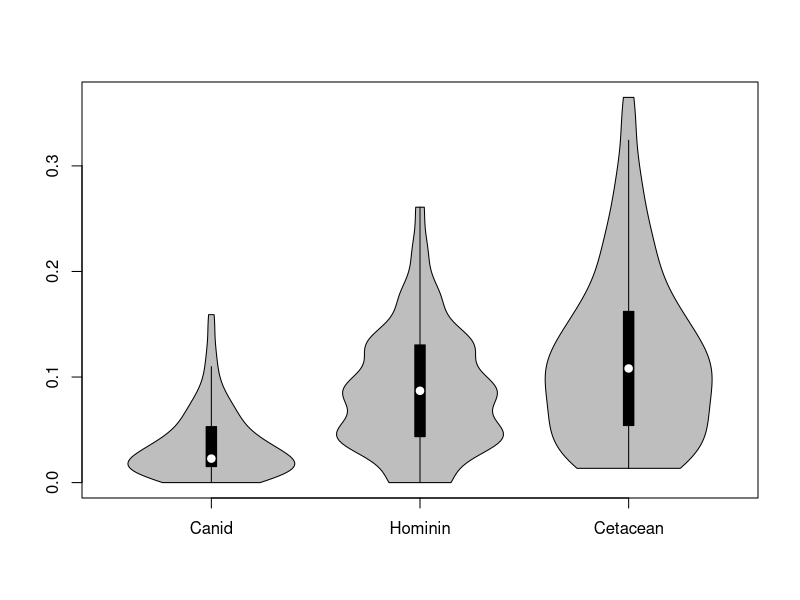
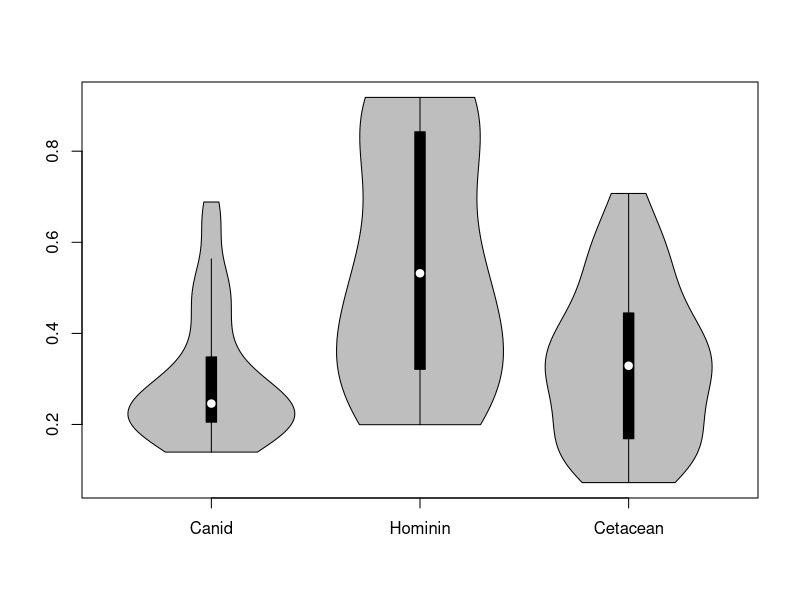
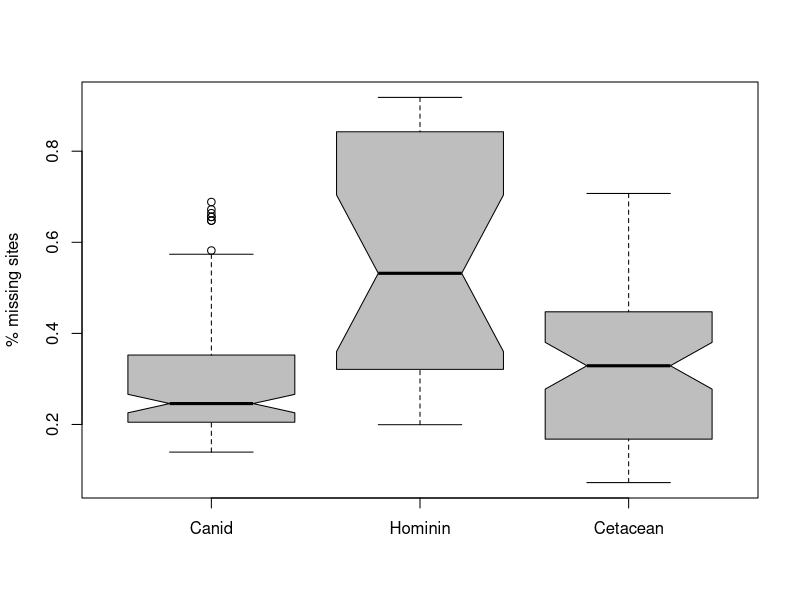

Source code (R) for these figures, in order:
#plot # parsimony changes per site per taxon (ambiguous sites removed)
#values generated from calc_fitch_parsimony.py (run from top dir)
#Canids: python scripts/calc_fitch_parsimony.py canids/canids.mcc.tre canids.phy
#Hominins: python scripts/calc_fitch_parsimony.py hominin.best_combined.tre hominin.phy
#Cetaceans: python scripts/calc_fitch_parsimony.py whales/starting.tre whales/raxml/whales.phy

require(vioplot)
hom = c(3, 2, 1, 1, 1, 4, 1, 2, 1, 2, 2, 3, 2, 2, 3, 1, 3, 1, 1, 4, 2, 3, 1, 1, 1, 1, 1, 3, 0, 2, 0, 2, 3, 3, 2, 1, 2, 0, 4, 3, 1, 6, 2, 2, 2, 3, 0, 1, 1, 1, 2, 5, 2, 4, 2, 2, 4, 2, 2, 3, 1, 2, 4, 4, 5, 2, 3, 1, 2, 4, 1, 3, 2, 1, 3, 0, 1, 3, 1, 0, 2, 3, 3, 0, 1, 6, 1, 5, 2, 3, 0, 0, 1, 3, 1, 2, 3, 1, 1, 1, 2, 2, 1, 1, 1, 5, 4, 2, 3, 1, 1, 3, 1, 1, 3, 4, 4, 2, 1, 4, 4, 2, 0, 5, 2, 2, 3, 2, 3, 3, 2, 0, 3, 1, 0, 1, 5, 3, 2, 0, 1, 5, 1, 1, 2, 3, 1, 0, 0, 1, 0, 3, 1, 0, 3, 3, 3, 2, 1, 0, 1, 2, 3, 2, 1, 3, 5, 1, 3, 1, 3, 3, 2, 4, 2, 3, 3, 5, 3, 4, 2, 1, 1, 2, 2, 0, 3, 3, 2, 2, 2, 3, 3, 2, 1, 0, 1, 2, 1, 2, 3, 1, 2, 1, 1, 2, 1, 4, 2, 2, 2, 2, 2, 0, 1, 2, 2, 1, 1, 1, 4, 1, 1, 1, 3, 2, 3, 2, 1, 2, 1, 4, 2, 2, 3, 4, 3, 2, 3, 3, 3, 3, 1, 2, 2, 1, 0, 2, 3, 2, 1, 1, 3, 0, 2, 3, 1, 3, 0, 2, 3, 1, 4, 1, 4, 1, 4, 1, 2, 2, 1, 2, 1, 1, 2, 2, 4, 4, 1, 3, 3, 3, 2, 1, 2, 4, 4, 2, 2, 6, 3, 0, 1, 1, 1, 4, 1, 1, 6, 2, 3, 2, 4, 1, 4, 3, 2, 6, 3, 0, 2, 1, 2, 3, 1, 3, 0, 0, 2, 2, 0, 3, 1, 1, 2, 1, 1, 0, 5, 2, 3, 0, 3, 2, 1, 0, 0, 1, 6, 3, 1, 1, 1, 1, 1, 2, 2, 2, 5, 2, 2, 2, 3, 0, 1, 2, 3, 1, 1, 1, 2, 0, 0, 1, 1, 2, 2, 2, 2, 1, 2, 1, 2, 1, 1, 3, 1, 1, 1, 0, 1, 0, 0, 3, 1, 2, 1, 2, 0, 0, 1)
cet = c(1, 2, 9, 7, 2, 4, 12, 7, 20, 16, 17, 2, 4, 1, 11, 1, 7, 12, 3, 8, 2, 4, 11, 25, 8, 9, 1, 3, 6, 8, 5, 9, 5, 2, 8, 8, 16, 2, 11, 10, 4, 12, 2, 7, 10, 9, 22, 5, 22, 6, 7, 2, 3, 4, 17, 5, 13, 8, 4, 7, 18, 21, 7, 13, 7, 15, 13, 6, 7, 3, 4, 15, 2, 26, 10, 2, 10, 11, 14, 22, 10, 9, 1, 4, 10, 1, 1, 2, 6, 22, 4, 6, 2, 8, 2, 2, 1, 2, 3, 1, 2, 3, 4, 1, 2, 5, 10, 14, 8, 8, 3, 16, 2, 9, 8, 12, 3, 4, 27, 25, 17, 26, 20, 12, 14, 9, 1, 10, 7, 4, 8, 5, 4, 12, 7, 20, 6, 7, 12, 2, 7, 14, 14, 26, 16, 27, 13, 9, 5, 8, 20, 15, 19, 5, 13, 18, 8, 2, 6, 7, 2, 11, 13, 4, 4, 3, 11, 7, 9, 7, 1, 18, 8, 18, 11, 7, 4, 8, 2, 14, 9, 10, 9, 8, 13, 8, 15, 24, 12, 3, 1, 8, 9, 18, 8, 11, 10, 1, 6, 15, 10, 11, 20, 9, 3, 10, 16, 10, 5, 1, 9, 2, 8, 1, 5, 17, 4, 16, 7, 10, 8, 11, 5, 16, 12, 11, 16, 18, 17, 4, 7, 10, 22, 14, 12, 19, 12, 13, 12, 17, 11, 12, 5, 11, 22, 15, 7, 3, 5, 9, 11, 6, 1, 3, 6, 8, 5, 7, 1, 9, 8, 2, 8, 6, 13, 8, 8, 2, 11, 5, 10, 5, 16, 2, 4, 9, 9, 5, 11, 13, 20, 2, 5, 5, 4, 8, 12, 13, 4, 3, 1, 6, 5, 9, 8, 2, 9, 6, 5, 4, 6, 2, 8, 6)
can = c(1, 9, 1, 7, 2, 2, 1, 7, 13, 5, 2, 5, 5, 3, 5, 10, 2, 1, 1, 6, 1, 2, 4, 2, 3, 11, 2, 12, 5, 3, 2, 8, 11, 2, 4, 6, 9, 1, 1, 9, 3, 4, 5, 2, 5, 0, 18, 7, 9, 11, 4, 5, 8, 3, 9, 4, 20, 1, 21, 9, 5, 2, 4, 14, 3, 14, 4, 4, 1, 2, 2, 8, 3, 2, 2, 16, 2, 7, 3, 2, 1, 10, 3, 5, 4, 1, 8, 6, 1, 1, 7, 2, 2, 0, 8, 0, 0, 3, 2, 7, 16, 5, 5, 11, 1, 2, 1, 1, 5, 1, 4, 2, 2, 2, 6, 3, 2, 3, 3, 1, 5, 1)
vioplot(can/132,hom/23,cet/74,names=c("Canid","Hominin","Cetacean"),col="grey")


#plot number missing sites per taxon (ambiguously coded sites removed)
#values generated from calc_matrix_gappiness.py (obviously run in shell from top directory)
#Canids: python ../../scripts/calc_matrix_gappiness.py canids.phy
#Hominins: python ../../scripts/calc_matrix_gappiness.py hominin.phy
#Cetaceans: python ../../scripts/calc_matrix_gappiness.py whales/raxml/whales.phy
cet =c(0.3026315789473684, 0.29605263157894735, 0.34868421052631576, 0.4309210526315789, 0.4375, 0.39473684210526316, 0.32894736842105265, 0.2532894736842105, 0.24013157894736842, 0.2631578947368421, 0.4967105263157895, 0.17105263157894737, 0.15789473684210525, 0.48026315789473684, 0.1118421052631579, 0.11513157894736842, 0.11513157894736842, 0.15789473684210525, 0.10197368421052631, 0.19407894736842105, 0.07894736842105263, 0.07236842105263158, 0.11842105263157894, 0.1118421052631579, 0.15789473684210525, 0.10526315789473684, 0.1611842105263158, 0.1611842105263158, 0.125, 0.16776315789473684, 0.14473684210526316, 0.16447368421052633, 0.07894736842105263, 0.3190789473684211, 0.3355263157894737, 0.4473684210526316, 0.5296052631578947, 0.5098684210526315, 0.40789473684210525, 0.7072368421052632, 0.3157894736842105, 0.34210526315789475, 0.6973684210526315, 0.555921052631579, 0.3980263157894737, 0.32894736842105265, 0.6973684210526315, 0.5592105263157895, 0.3651315789473684, 0.46710526315789475, 0.45394736842105265, 0.6085526315789473, 0.6019736842105263, 0.22039473684210525, 0.41776315789473684, 0.5657894736842105, 0.34539473684210525, 0.32894736842105265, 0.5493421052631579, 0.26644736842105265, 0.3157894736842105, 0.3848684210526316, 0.6019736842105263, 0.23026315789473684, 0.25, 0.631578947368421, 0.5888157894736842, 0.40460526315789475, 0.33223684210526316, 0.2138157894736842, 0.3157894736842105, 0.3519736842105263, 0.28289473684210525, 0.40131578947368424)
can = c(0.20491803278688525, 0.27049180327868855, 0.47540983606557374, 0.27049180327868855, 0.22131147540983606, 0.22131147540983606, 0.1885245901639344, 0.2459016393442623, 0.26229508196721313, 0.3770491803278688, 0.26229508196721313, 0.3360655737704918, 0.5819672131147541, 0.1885245901639344, 0.20491803278688525, 0.27049180327868855, 0.2540983606557377, 0.2786885245901639, 0.30327868852459017, 0.1721311475409836, 0.27049180327868855, 0.1885245901639344, 0.6475409836065574, 0.4426229508196721, 0.30327868852459017, 0.23770491803278687, 0.13934426229508196, 0.16393442622950818, 0.3360655737704918, 0.23770491803278687, 0.21311475409836064, 0.6885245901639344, 0.13934426229508196, 0.5081967213114754, 0.6639344262295082, 0.14754098360655737, 0.26229508196721313, 0.2540983606557377, 0.6475409836065574, 0.30327868852459017, 0.4262295081967213, 0.20491803278688525, 0.23770491803278687, 0.5737704918032787, 0.23770491803278687, 0.2459016393442623, 0.19672131147540983, 0.21311475409836064, 0.5081967213114754, 0.45901639344262296, 0.18032786885245902, 0.28688524590163933, 0.30327868852459017, 0.16393442622950818, 0.4098360655737705, 0.36885245901639346, 0.28688524590163933, 0.18032786885245902, 0.21311475409836064, 0.1721311475409836, 0.3442622950819672, 0.16393442622950818, 0.14754098360655737, 0.27049180327868855, 0.39344262295081966, 0.21311475409836064, 0.1721311475409836, 0.2459016393442623, 0.22950819672131148, 0.20491803278688525, 0.20491803278688525, 0.13934426229508196, 0.1885245901639344, 0.22131147540983606, 0.2540983606557377, 0.19672131147540983, 0.20491803278688525, 0.13934426229508196, 0.5409836065573771, 0.18032786885245902, 0.2540983606557377, 0.1721311475409836, 0.23770491803278687, 0.26229508196721313, 0.3360655737704918, 0.6557377049180327, 0.22950819672131148, 0.16393442622950818, 0.18032786885245902, 0.19672131147540983, 0.4262295081967213, 0.1885245901639344, 0.16393442622950818, 0.5409836065573771, 0.21311475409836064, 0.20491803278688525, 0.4918032786885246, 0.22131147540983606, 0.36065573770491804, 0.48360655737704916, 0.3442622950819672, 0.13934426229508196, 0.16393442622950818, 0.30327868852459017, 0.20491803278688525, 0.36885245901639346, 0.2459016393442623, 0.26229508196721313, 0.2786885245901639, 0.47540983606557374, 0.6557377049180327, 0.45081967213114754, 0.28688524590163933, 0.22950819672131148, 0.13934426229508196, 0.5163934426229508, 0.5, 0.22950819672131148, 0.20491803278688525, 0.23770491803278687, 0.2459016393442623, 0.6721311475409836, 0.4918032786885246, 0.28688524590163933, 0.4918032786885246, 0.26229508196721313, 0.2459016393442623, 0.4016393442622951, 0.23770491803278687, 0.29508196721311475, 0.20491803278688525, 0.13934426229508196)
hom = c(0.24552429667519182, 0.29923273657289, 0.8491048593350383, 0.9181585677749361, 0.887468030690537, 0.35038363171355497, 0.23785166240409208, 0.8772378516624041, 0.9130434782608695, 0.3734015345268542, 0.25831202046035806, 0.5396419437340153, 0.629156010230179, 0.27365728900255754, 0.4296675191815857, 0.19948849104859334, 0.46035805626598464, 0.5319693094629157, 0.5447570332480819, 0.8925831202046036, 0.34271099744245526, 0.8363171355498721, 0.6675191815856778)
vioplot(can,hom,cet,names=c("Canid","Hominin","Cetacean"),col="grey")
boxplot(can,hom,cet,names=c("Canid","Hominin","Cetacean"),col="grey",notch=TRUE,ylab="% missing sites")
